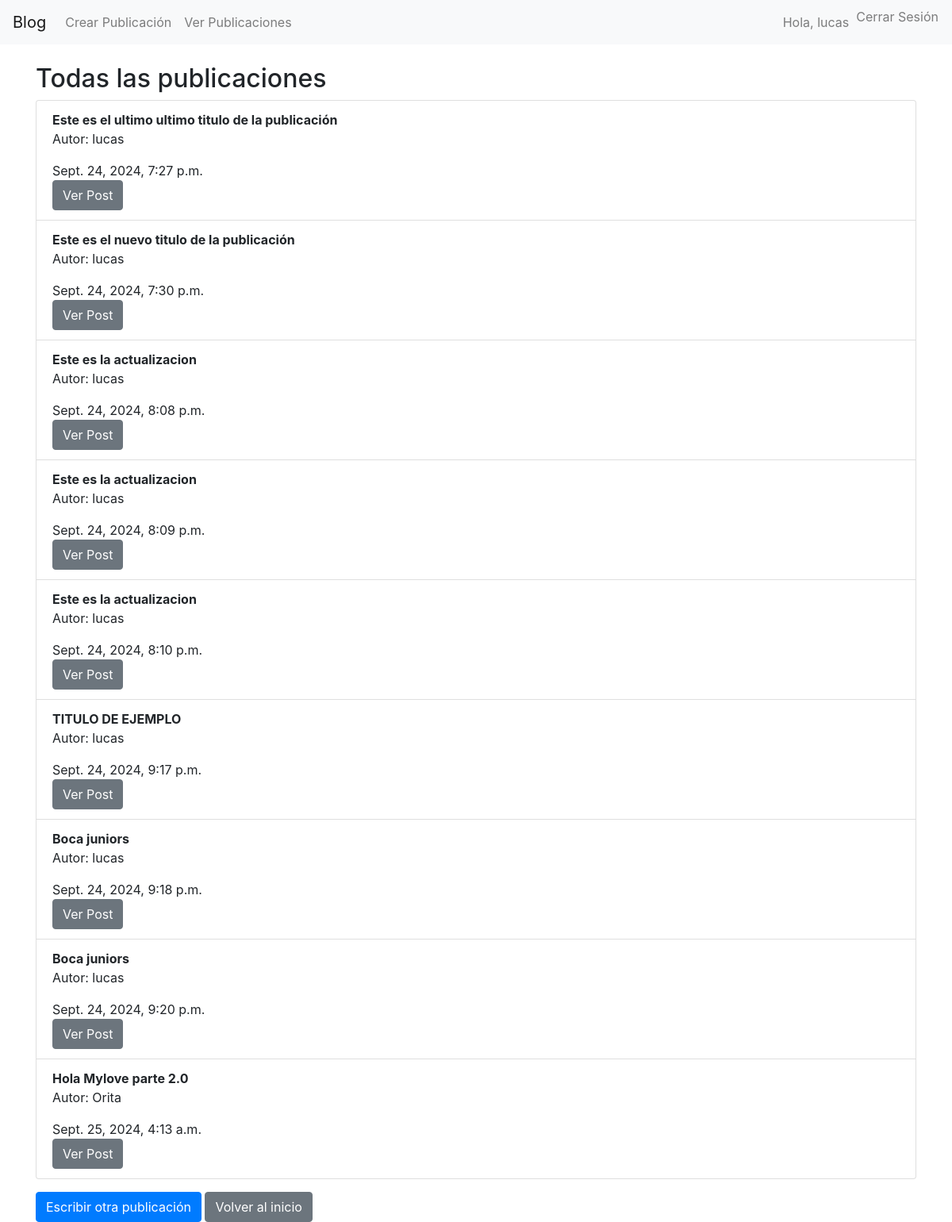
Screenshot of /listar/ (signed in) with the database file from the repository.
### post/models.py (models this page shows, shortened)
class Post(models.Model):
    titulo = models.CharField(max_length=255)
    contenido = models.TextField()
    fecha_publicacion = models.DateTimeField(auto_now_add=True)
    autor = models.ForeignKey(User, on_delete=models.CASCADE)

### post/views.py (the view)
# urls.py: path('listar/', views.listar_post, name='listar_post'),
def listar_post(request):
    publicaciones = Post.objects.all()
    return render(request, 'listar_post.html', {'publicaciones': publicaciones})

### post/templates/listar_post.html
{% extends 'base.html' %}
{% block content %}
    <h2>Todas las publicaciones</h2>
    {% if publicaciones %}
        <ul class="list-group">
            {% for publicacion in publicaciones %}
                <li class="list-group-item">
                    <strong>{{ publicacion.titulo }}</strong>
                    <p>Autor: {{ publicacion.autor}}</p>
                    <span>{{ publicacion.fecha_publicacion }}</span><br>
                    <a href="{% url 'detalle_post' publicacion.id %}" class="btn btn-secondary" style="height: min-content;">Ver Post</a>
                </li>
            {% endfor %}
        </ul>
    {% else %}
        <p>No hay publicaciones aún.</p>
    {% endif %}
    <a href="{% url 'crear_publicacion' %}" class="btn btn-primary mt-3">Escribir otra publicación</a>
    <a href="{% url 'inicio_view' %}" class="btn btn-secondary mt-3">Volver al inicio</a>
{% endblock %}

### post/templates/base.html (shortened to what this page needs)
<!DOCTYPE html>
<html lang="es">
<head>
    <link rel="stylesheet" href="https://stackpath.bootstrapcdn.com/bootstrap/4.5.2/css/bootstrap.min.css">
</head>
<body>
    <nav class="navbar navbar-expand-lg navbar-light bg-light">
        <a class="navbar-brand" href="{% url 'inicio_view' %}">Blog</a>
        <div class="collapse navbar-collapse" id="navbarNav">
            <ul class="navbar-nav mr-auto">
                <li class="nav-item">
                    <a class="nav-link" href="{% url 'crear_publicacion' %}">Crear Publicación</a>
                </li>
                <li class="nav-item">
                    <a class="nav-link" href="{% url 'listar_post' %}">Ver Publicaciones</a>
                </li>
            </ul>
            <ul class="navbar-nav ml-auto">
                {% if user.is_authenticated %}
                    <li class="nav-item">
                        <a class="nav-link">Hola, {{ user.username }}</a>
                    </li>
                    <li class="nav-item">
                        <form method="POST" action="{% url 'logout' %}">
                            <button class="btn btn-link nav-link" type="submit" style="padding: 0;">Cerrar Sesión</button>
                        </form>
                    </li>
                {% else %}
                    <li class="nav-item">
                        <a class="nav-link" href="{% url 'login' %}">Iniciar Sesión</a>
                    </li>
                {% endif %}
            </ul>
        </div>
    </nav>
        <div class="container mt-4">
            {% block content %}
            {% endblock %}
        </div>
</body>
</html>

### rows the page displays
Post: titulo "Este es el ultimo ultimo titulo de la publicación", autor "lucas", fecha_publicacion "Sept. 24, 2024, 7:27 p.m."
Post: titulo "Este es el nuevo titulo de la publicación", autor "lucas", fecha_publicacion "Sept. 24, 2024, 7:30 p.m."
Post: titulo "Este es la actualizacion", autor "lucas", fecha_publicacion "Sept. 24, 2024, 8:08 p.m."
Post: titulo "Este es la actualizacion", autor "lucas", fecha_publicacion "Sept. 24, 2024, 8:09 p.m."
Post: titulo "Este es la actualizacion", autor "lucas", fecha_publicacion "Sept. 24, 2024, 8:10 p.m."
Post: titulo "TITULO DE EJEMPLO", autor "lucas", fecha_publicacion "Sept. 24, 2024, 9:17 p.m."
Post: titulo "Boca juniors", autor "lucas", fecha_publicacion "Sept. 24, 2024, 9:18 p.m."
Post: titulo "Boca juniors", autor "lucas", fecha_publicacion "Sept. 24, 2024, 9:20 p.m."
Post: titulo "Hola Mylove parte 2.0", autor "Orita", fecha_publicacion "Sept. 25, 2024, 4:13 a.m."

### other values shown
{{ user.username }} "lucas"
